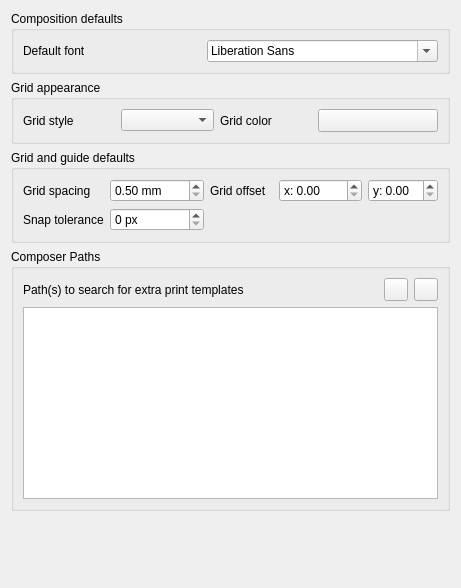
             <widget class="QWidget" name="mOptionsScrollAreaContents_12">
              <property name="geometry">
               <rect>
                <x>0</x>
                <y>0</y>
                <width>461</width>
                <height>588</height>
               </rect>
              </property>
              <layout class="QVBoxLayout" name="verticalLayout_39">
               <item>
                <widget class="QgsCollapsibleGroupBox" name="groupBox_3">
                 <property name="enabled">
                  <bool>true</bool>
                 </property>
                 <property name="title">
                  <string>Composition defaults</string>
                 </property>
                 <layout class="QGridLayout" name="gridLayout_8">
                  <item row="1" column="0">
                   <layout class="QHBoxLayout" name="horizontalLayout_39">
                    <item>
                     <widget class="QLabel" name="label_60">
                      <property name="text">
                       <string>Default font</string>
                      </property>
                     </widget>
                    </item>
                    <item>
                     <widget class="QFontComboBox" name="mComposerFontComboBox"/>
                    </item>
                   </layout>
                  </item>
                 </layout>
                </widget>
               </item>
               <item>
                <widget class="QgsCollapsibleGroupBox" name="groupBox_23">
                 <property name="title">
                  <string>Grid appearance</string>
                 </property>
                 <layout class="QGridLayout" name="gridLayout_9">
                  <item row="0" column="0">
                   <widget class="QLabel" name="label_66">
                    <property name="text">
                     <string>Grid style</string>
                    </property>
                   </widget>
                  </item>
                  <item row="0" column="2">
                   <widget class="QComboBox" name="mGridStyleComboBox"/>
                  </item>
                  <item row="0" column="3">
                   <widget class="QLabel" name="label_4">
                    <property name="text">
                     <string>Grid color</string>
                    </property>
                   </widget>
                  </item>
                  <item row="0" column="4">
                   <widget class="QgsColorButtonV2" name="mGridColorButton">
                    <property name="minimumSize">
                     <size>
                      <width>120</width>
                      <height>0</height>
                     </size>
                    </property>
                    <property name="maximumSize">
                     <size>
                      <width>120</width>
                      <height>16777215</height>
                     </size>
                    </property>
                    <property name="text">
                     <string/>
                    </property>
                   </widget>
                  </item>
                 </layout>
                </widget>
               </item>
               <item>
                <widget class="QgsCollapsibleGroupBox" name="groupBox_24">
                 <property name="title">
                  <string>Grid and guide defaults</string>
                 </property>
                 <layout class="QGridLayout" name="gridLayout_11">
                  <item row="0" column="0">
                   <widget class="QLabel" name="label_61">
                    <property name="text">
                     <string>Grid spacing</string>
                    </property>
                   </widget>
                  </item>
                  <item row="0" column="1">
                   <widget class="QDoubleSpinBox" name="mGridResolutionSpinBox">
                    <property name="suffix">
                     <string> mm</string>
                    </property>
                    <property name="minimum">
                     <double>0.500000000000000</double>
                    </property>
                    <property name="maximum">
                     <double>9999.000000000000000</double>
                    </property>
                   </widget>
                  </item>
                  <item row="0" column="2">
                   <widget class="QLabel" name="label_63">
                    <property name="text">
                     <string>Grid offset</string>
                    </property>
                    <property name="wordWrap">
                     <bool>true</bool>
                    </property>
                   </widget>
                  </item>
                  <item row="0" column="3">
                   <layout class="QHBoxLayout" name="horizontalLayout_36">
                    <item>
                     <widget class="QDoubleSpinBox" name="mOffsetXSpinBox">
                      <property name="prefix">
                       <string>x: </string>
                      </property>
                      <property name="maximum">
                       <double>9999.000000000000000</double>
                      </property>
                     </widget>
                    </item>
                    <item>
                     <widget class="QDoubleSpinBox" name="mOffsetYSpinBox">
                      <property name="prefix">
                       <string>y: </string>
                      </property>
                      <property name="suffix">
                       <string/>
                      </property>
                     </widget>
                    </item>
                   </layout>
                  </item>
                  <item row="1" column="0">
                   <widget class="QLabel" name="label_62">
                    <property name="text">
                     <string>Snap tolerance</string>
                    </property>
                   </widget>
                  </item>
                  <item row="1" column="1">
                   <widget class="QSpinBox" name="mSnapToleranceSpinBox">
                    <property name="suffix">
                     <string> px</string>
                    </property>
                    <property name="maximum">
                     <number>200</number>
                    </property>
                   </widget>
                  </item>
                 </layout>
                </widget>
               </item>
               <item>
                <widget class="QgsCollapsibleGroupBox" name="groupBox_27">
                 <property name="title">
                  <string>Composer Paths</string>
                 </property>
                 <layout class="QGridLayout" name="_7">
                  <item row="0" column="0">
                   <widget class="QLabel" name="mSVGLabel_3">
                    <property name="text">
                     <string>Path(s) to search for extra print templates</string>
                    </property>
                   </widget>
                  </item>
                  <item row="0" column="1">
                   <spacer>
                    <property name="orientation">
                     <enum>Qt::Horizontal</enum>
                    </property>
                    <property name="sizeHint" stdset="0">
                     <size>
                      <width>31</width>
                      <height>20</height>
                     </size>
                    </property>
                   </spacer>
                  </item>
                  <item row="0" column="2">
                   <widget class="QToolButton" name="mBtnAddTemplatePath">
                    <property name="toolTip">
                     <string>Add new path</string>
                    </property>
                    <property name="text">
                     <string/>
                    </property>
                    <property name="icon">
                     <iconset resource="../../images/images.qrc">
                      <normaloff>:/images/themes/default/symbologyAdd.svg</normaloff>:/images/themes/default/symbologyAdd.svg</iconset>
                    </property>
                   </widget>
                  </item>
                  <item row="0" column="3">
                   <widget class="QToolButton" name="mBtnRemoveTemplatePath">
                    <property name="toolTip">
                     <string>Remove path</string>
                    </property>
                    <property name="text">
                     <string/>
                    </property>
                    <property name="icon">
                     <iconset resource="../../images/images.qrc">
                      <normaloff>:/images/themes/default/symbologyRemove.svg</normaloff>:/images/themes/default/symbologyRemove.svg</iconset>
                    </property>
                   </widget>
                  </item>
                  <item row="1" column="0" colspan="4">
                   <widget class="QListWidget" name="mListComposerTemplatePaths">
                    <property name="minimumSize">
                     <size>
                      <width>0</width>
                      <height>120</height>
                     </size>
                    </property>
                   </widget>
                  </item>
                 </layout>
                </widget>
               </item>
               <item>
                <spacer name="verticalSpacer_10">
                 <property name="orientation">
                  <enum>Qt::Vertical</enum>
                 </property>
                 <property name="sizeHint" stdset="0">
                  <size>
                   <width>20</width>
                   <height>40</height>
                  </size>
                 </property>
                </spacer>
               </item>
              </layout>
             </widget>
